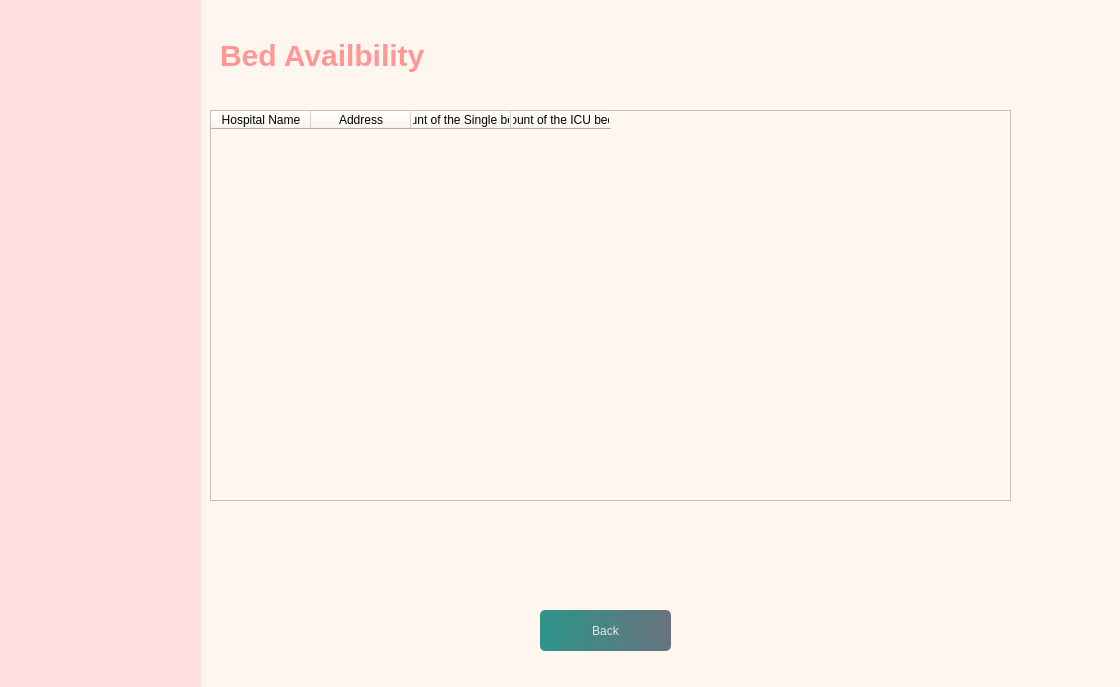
<?xml version="1.0" encoding="UTF-8"?>
<ui version="4.0">
 <class>Dialog</class>
 <widget class="QDialog" name="Dialog">
  <property name="geometry">
   <rect>
    <x>0</x>
    <y>0</y>
    <width>1120</width>
    <height>687</height>
   </rect>
  </property>
  <property name="windowTitle">
   <string>Dialog</string>
  </property>
  <property name="styleSheet">
   <string notr="true">
background-color: rgb(238, 238, 238);
background-color: rgb(255, 247, 239);</string>
  </property>
  <widget class="QWidget" name="widget" native="true">
   <property name="geometry">
    <rect>
     <x>0</x>
     <y>0</y>
     <width>201</width>
     <height>851</height>
    </rect>
   </property>
   <property name="styleSheet">
    <string notr="true">
background-color: rgb(255, 222, 222);</string>
   </property>
  </widget>
  <widget class="QLabel" name="label">
   <property name="geometry">
    <rect>
     <x>220</x>
     <y>10</y>
     <width>311</width>
     <height>91</height>
    </rect>
   </property>
   <property name="styleSheet">
    <string notr="true">font-size: 30px;
font: bold;
color: rgb(255, 222, 222);
color: rgb(255, 151, 151);</string>
   </property>
   <property name="text">
    <string>Bed Availbility</string>
   </property>
  </widget>
  <widget class="QTableWidget" name="tableWidget">
   <property name="geometry">
    <rect>
     <x>210</x>
     <y>110</y>
     <width>801</width>
     <height>391</height>
    </rect>
   </property>
   <column>
    <property name="text">
     <string>Hospital Name</string>
    </property>
   </column>
   <column>
    <property name="text">
     <string>Address</string>
    </property>
   </column>
   <column>
    <property name="text">
     <string>Count of the Single beds</string>
    </property>
   </column>
   <column>
    <property name="text">
     <string>Count of the ICU beds</string>
    </property>
   </column>
  </widget>
  <widget class="QPushButton" name="pushButton">
   <property name="geometry">
    <rect>
     <x>540</x>
     <y>610</y>
     <width>131</width>
     <height>41</height>
    </rect>
   </property>
   <property name="toolTip">
    <string>&lt;html&gt;&lt;head/&gt;&lt;body&gt;&lt;p&gt;Back&lt;/p&gt;&lt;/body&gt;&lt;/html&gt;</string>
   </property>
   <property name="styleSheet">
    <string notr="true">QPushButton#pushButton{
	font: 75 italic 14pt &quot;Times New Roman&quot;;
	
	background-color: qlineargradient(spread:pad, x1:0, y1:0.505682, x2:1, y2:0.477, stop:0 rgba(11, 131, 120, 219), stop:1 rgba(85, 98, 112, 226));
	color: rgba(255,255,255,210);
	border-radius:5px;
}
QPushButton#pushButton:hover{
	background-color: qlineargradient(spread:pad, x1:0, y1:0.505682, x2:1, y2:0.477, stop:0 rgba(150, 123, 111, 219), stop:1 rgba(85, 81, 84, 226));
}

QPushButton#pushButton:pressed{
	padding-left:5px;
	padding-top:5px;
	background-color:rgba(150, 123, 111, 255);
}</string>
   </property>
   <property name="text">
    <string>Back</string>
   </property>
  </widget>
 </widget>
 <resources/>
 <connections/>
</ui>
